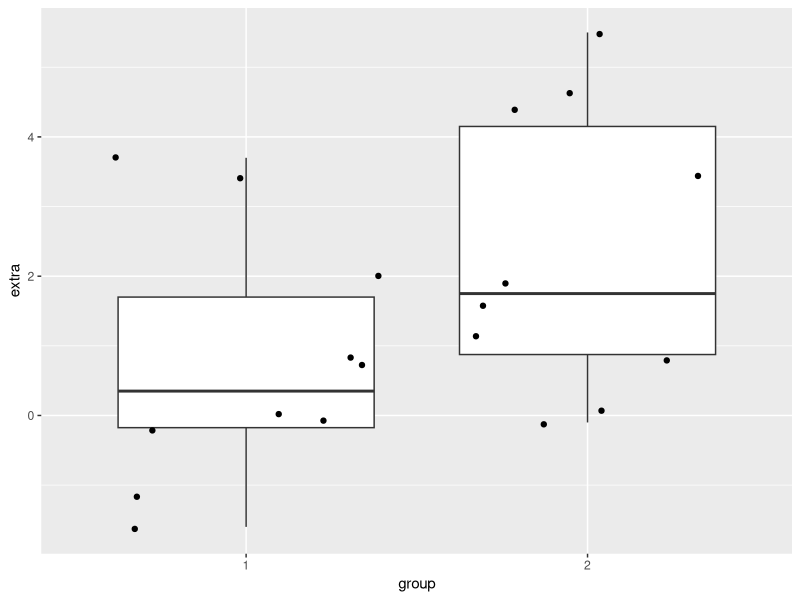

This chart was generated by the following R code: (Note: this script raises an error after producing the figure.)
## Mid-term exam  | Data science for psychologists (Summer 2018)
## Name: Leila Schorer | Student ID: 01/948611
## 2018 06 04
## ~~~~~~~~~~~~~~~~~~~~~~~~~~~~~~~~~~~~~~~~~~~~~~~~~~~~~~~~~ ##

## Preparations: ----- 

library(tidyverse)


## Task 1: ----- 

## (a) Saving and inspecting data:
sp <- as_tibble(sleep)
dim(sp)

## Answer: The sleep data contains 20 rows and 3 columns. 

## (b): ... 
?sleep
sp
sp %>%
  group_by(group) %>%
  summarise(count = n(),
            mn = mean(extra),
            md = median(extra),
            sd = sd(extra))

## Answer:Number of observations ia 10 per group (drug given or not), mean of group 1 
#         is 0.75, median is 0.35, standard deviation is 1.79 of group one. Of group two the mean is 2.33, the median
#         is 1.75 and the standard deviation is 2.00
# A tibble: 2 x 5
# group count    mn    md    sd
# <fct> <int> <dbl> <dbl> <dbl>
#   1 1        10  0.75  0.35  1.79
# 2 2        10  2.33  1.75  2.00


## (c):

graph_1c <- sp %>%
  group_by(group) %>%
  ggplot(aes(x = group, y = extra)) +
  geom_boxplot() +
  geom_point(position = "jitter")

# Answer: see graph_1c. 

## (d):
sp
sp_wide <- sp %>%
  spread(key = ID, value = extra)

# Answer: This is what it looks like then:
# A tibble: 2 x 11
# group   `1`   `2`   `3`   `4`   `5`   `6`   `7`   `8`   `9`  `10`
# <fct> <dbl> <dbl> <dbl> <dbl> <dbl> <dbl> <dbl> <dbl> <dbl> <dbl>
#   1 1       0.7  -1.6  -0.2  -1.2  -0.1   3.4   3.7   0.8   0     2  
# 2 2       1.9   0.8   1.1   0.1  -0.1   4.4   5.5   1.6   4.6   3.4



## Task 2 : ----- 
## (a) 

de <- as.tibble(de)

de <- tribble(
  ~Party, ~Share_2013, ~Share_2017,
  # -----|-------------|-----------
  "CDU/CSU", 0.415, 0.33,
  "SPD",  .257, 0.25,
  "Others", NA, NA
)

# Answer: The tibble de now looks like this:

# A tibble: 3 x 3
# Party   Share_2013 Share_2017
# <chr>        <dbl>      <dbl>
#   1 CDU/CSU      0.415       0.33
#2 SPD          0.257       0.25
# 3 Others      NA          NA   


## (b)

de_2 <- de %>%
  gather(`Share_2013`, `Share_2017`, key = "year", value = "share")

de_2

# Answer: The "tidy" table de_2 now looks like this:

# A tibble: 6 x 3
# Party   year        share
# <chr>   <chr>       <dbl>
#   1 CDU/CSU Share_2013  0.415
# 2 SPD     Share_2013  0.257
# 3 Others  Share_2013 NA    
# 4 CDU/CSU Share_2017  0.33 
# 5 SPD     Share_2017  0.25 
# 6 Others  Share_2017 NA    


## (c):

de_2 %>%
  ggplot(aes(x = year, fill = share)) +
  geom_bar

ggplot(data = de_2, aes(x = year, fill = share)) +
  geom_bar()



## Task 3 : ----- 

## (a):

sw <- as.tibble(dplyr::starwars)
dim(sw)

## Answer: The starwars data contains 87 rows and 13 columns. 


## (b):

sum(is.na(sw))

## Answer: There a re 101 missing values.

sw %>%
  filter(is.na(homeworld), !is.na(mass) | !is.na(birth_year))

## Answer: Yoda, IG-88 and Qui-~ come from an unkown 
#          homeworld but have known a birth year and mass


## (c):

sw %>%
  filter(species == "Human") %>%
  group_by(gender) %>%
  summarise(count = n())

## Answer: There are 9 females and 26 male humans
#          and so there are 35 humans overall.


sw %>%
  filter(gender != "female", gender != "male") %>%
  count()

View(sw)

 
## Answer: There are 3 individuals that are neither female nor male
#           and they are calles C-3PO, R2-D2, R5-D4


sw %>%
  filter(gender == "female", gender == "male")


# (d) 

sw %>%
  group_by(homeworld) %>%
  count() %>%
  arrange(desc(n))

## Answer: The most individuals come from Naboo

sw %>%
  filter(homeworld == "Naboo", eye_color == "orange") %>%
  summarise(count = n(),
            mn_height = mean(height))
  
## Answer: The mean height from individuals from Naboo (the most popular homeworld)
#          is 209cm.


# (e)

sw %>%
  filter(species == "Droids") %>%
  summarise(count = n(),
            mn_height = mean(height, na.rm = TRUE),
            md_height = median(height, na.rm = TRUE),
            sd_height = sd(height, na.rm = TRUE))

# Answer: The output is NA

h_m <- sw %>%
  group_by(species) %>%
  summarise(count = n(),
            mn_height = mean(height),
            mn_mass = mean(mass),
            na.rm = TRUE)
h_m

# Answer: h_m is the summarised height and mass by species.

h_m %>%
  arrange(mn_height)

## Answer: The 3 smallest species are Yoda's species, Aleena and Ewok.

h_m %>%
  arrange(desc(mn_mass))

## Answer: The 3 heaviest species are Hutt, Kaleesh and Wookiee.


## Task 4: -----

# (a)

tribble(
  ~stock, ~d1_start, ~d1_end, ~d2_start, ~d2_end, ~d3_end, ~d3_start, ~d3_end,
  # -----|-----------|-------|----------|--------|--------|----------|---------
  "Amada", 2.5, 3.6, 3.5, 4.2, 4.4, 2.8,
  "Betix", 3.3, 2.9, 3.0, 2.1, 2.3, 2.5,
  "Cevis", 4.2, 4.8, 4.6, 3.1, 3.2, 3.7)

# Error..

## Task 5: ----

# (a)
ir <- as.tibble(datasets::iris)

sum(is.na(ir))

# Answer: No, there are no missing values.

# (b)
im1 <- ir %>%
  group_by(Species) %>%
  summarise(mn_spl_length = mean(Sepal.Length),
          mn_spl_width = mean(Sepal.Width),
          mn_ptl_length = mean(Petal.Length),
          mn_ptl_width = mean(Petal.Width))

im1

## Answer: im1 shows the means of the 3 measrement columns for each of the 3 species.

# (c)

# Problem with the iris data: 

im1 %>%
  ggplot(aes(x = mn_spl_width)) +
  geom_histogram(aes(colour = Species), binwidth  = 0.1)

# (d)

im1 %>%
  ggplot(aes(x = mn_spl_width)) +
  geom_freqpoly(aes(colour = Species), binwidth = 0.1)




## ~~~~~~~~~~~~~~~~~~~~~~~~~~~~~~~~~~~~~~~~~~~~~~~~~~~~~~~~~ ##
## End of file. ----- 